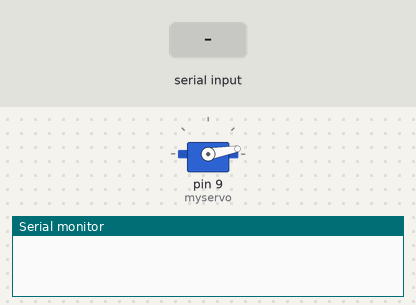
Recording of a sketch running on a simulated Arduino Uno, built with avr-gcc and run on an emulated ATmega328P. On the bench: servo, the last lines printed to the serial monitor. Inputs (shaded band) come from the test bench.

Above: at 1.2 s.
1.3 s: "o" received over Serial
At 2.0 s:
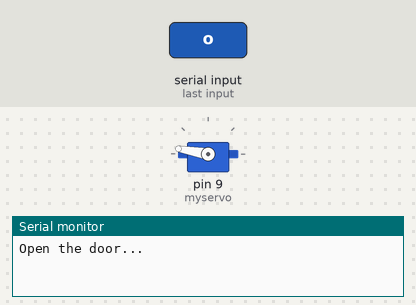
Timing chart, 0 to 4.8 s (numbered marks = the images above; inputs shaded):
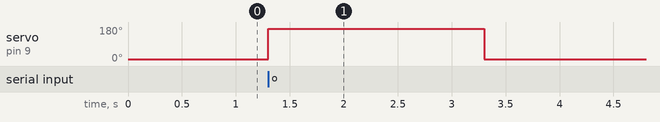

The sketch:

open_door.ino
```cpp
// Data: Mon Sep 25 2017
// Autoor: Pomelo
// Discribution: Change the value of close and open to suit your servo
#include <Servo.h>

#define close  10
#define open  170

Servo myservo;

void setup(){
    Serial.begin(9600);
    myservo.attach(9);
    myservo.write(close);
    }

void loop(){
    if(Serial.available()){
      char data = Serial.read();
      if (data == 'o'){
        myservo.write(open);
        Serial.println("Open the door...");
        delay(2000);
        myservo.write(close);
        Serial.println("Close the door...");
        }
      }
    Serial.flush();
    }
```

Measured:
- after the input at 1.3 s, servo on pin 9 (myservo): 10° → 170° at once, → 10° 2.0 s later
